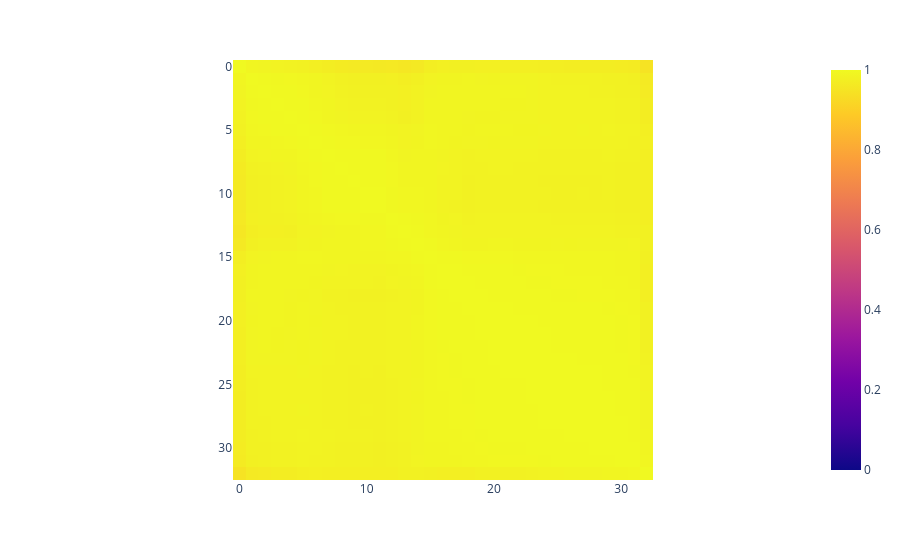

Here is the notebook cell this chart was saved with:
### Code cell
layer_ffts = []
for layer_idx in range(len(all_representations)):
    representations = all_representations[layer_idx].cpu()
    repr_pca, explained_var = pca(representations.float(), low_dim=100)
    repr_fft = fourier(repr_pca).abs().T.sum(dim=0)
    layer_ffts.append(repr_fft)

layer_ffts = torch.stack(layer_ffts)
fft_correlations = torch.corrcoef(layer_ffts)

plotly.express.imshow(
    # correlations (similarity) between layers' Fourier spectra
    fft_correlations,
    zmin=0,
    zmax=1,
)

### Figure 1 — Plotly figure (JSON) as saved in the notebook; plotly's stock layout.template omitted (floating-point values rounded to 4 significant figures; data arrays with more than 128 entries replaced by an {"elided": "..."} marker saying what was removed)
{"data": [{"coloraxis": "coloraxis", "hovertemplate": "x: %{x}<br>y: %{y}<br>color: %{z}<extra></extra>", "name": "0", "type": "heatmap", "xaxis": "x", "yaxis": "y", "z": {"elided": "33x33 float values"}}], "layout": {"coloraxis": {"cmax": 1, "cmin": 0, "colorscale": [[0.0, "#0d0887"], [0.1111, "#46039f"], [0.2222, "#7201a8"], [0.3333, "#9c179e"], [0.4444, "#bd3786"], [0.5556, "#d8576b"], [0.6667, "#ed7953"], [0.7778, "#fb9f3a"], [0.8889, "#fdca26"], [1.0, "#f0f921"]]}, "margin": {"t": 60}, "xaxis": {"anchor": "y", "constrain": "domain", "domain": [0.0, 1.0], "scaleanchor": "y"}, "yaxis": {"anchor": "x", "autorange": "reversed", "constrain": "domain", "domain": [0.0, 1.0]}}}
